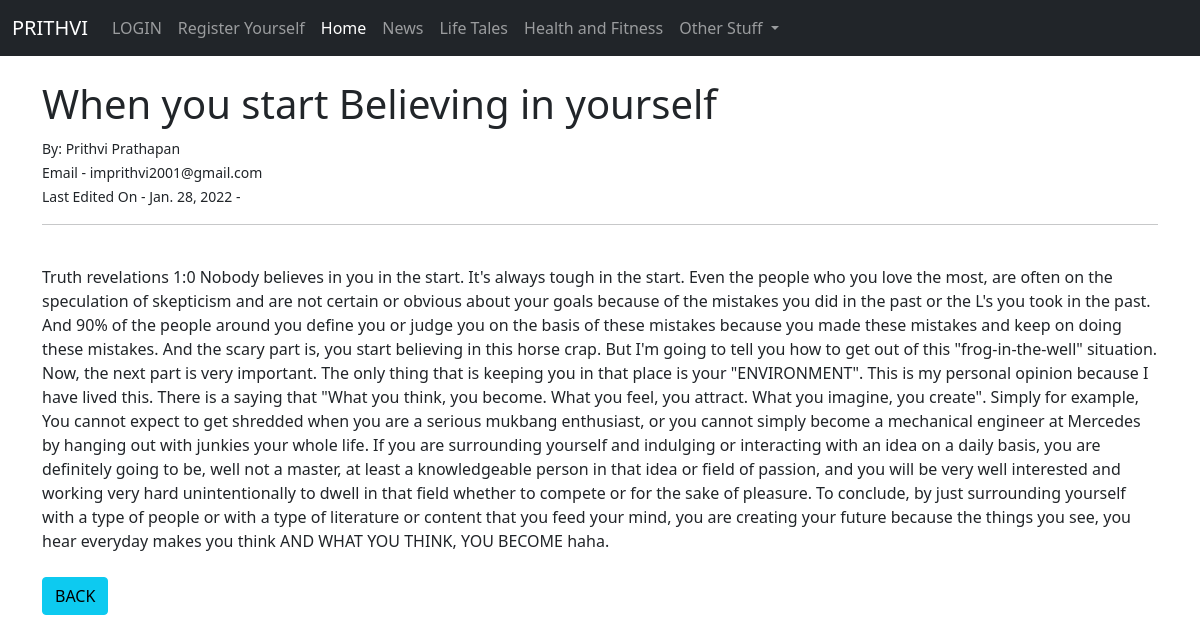
Page /article/5 on the committed database.
### theblog/models.py (models this page shows, shortened)
class Post(models.Model):
    title = models.CharField(max_length = 255)
    title_tag = models.CharField(max_length = 255)
    author = models.ForeignKey(User, on_delete = models.CASCADE)
    body = models.TextField()
    post_date = models.DateField(auto_now_add = True)

### theblog/views.py (the view)
# urls.py: path('article/<int:pk>', ArticleDetailView.as_view(), name = "article-detail"),
class ArticleDetailView(DetailView):
	model = Post
	template_name = "article_detail.html"

### theblog/templates/article_detail.html (shortened to what this page needs)
{% extends 'base.html' %}
{% block content %}
<h1>{{ post.title }}</h1>
<small>
  By:
  {{ post.author.first_name }} {{ post.author.last_name }}<br/>
  Email - {{ post.author.email }}<br/>
  Last Edited On - {{ post.post_date }} -
 </small><br/>
<hr>
<br/>
{{ post.body | safe }}
<br/><br/>
<a href="{% url 'home' %}" class="btn btn-info">BACK</a>
{% endblock %}

### rows in the picture
Post: title "When you start Believing in yourself", author.first_name "Prithvi", author.last_name "Prathapan", author.email "imprithvi2001@gmail.com", post_date "Jan. 28, 2022", body "Truth revelations 1:0 Nobody believes in you in the start. It's always tough in the start. Even the people who you love the most, are often on the speculation of skepticism and are not certain or obvious about your goals because of the mistakes you did in the past or the L's you took in the past. And 90% of the people around you define you or judge you on the basis of these mistakes because you made these mistakes and keep on doing these mistakes. And the scary part is, you start believing in this horse crap. But I'm going to tell you how to get out of this \"frog-in-the-well\" situation. Now, the next part is very important. The only thing that is keeping you in that place is your…"
